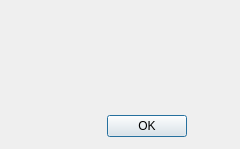
<?xml version="1.0" encoding="UTF-8"?>
<ui version="4.0">
 <class>Dialog</class>
 <widget class="QDialog" name="Dialog">
  <property name="windowModality">
   <enum>Qt::NonModal</enum>
  </property>
  <property name="geometry">
   <rect>
    <x>0</x>
    <y>0</y>
    <width>240</width>
    <height>149</height>
   </rect>
  </property>
  <property name="sizePolicy">
   <sizepolicy hsizetype="Preferred" vsizetype="Preferred">
    <horstretch>0</horstretch>
    <verstretch>0</verstretch>
   </sizepolicy>
  </property>
  <property name="minimumSize">
   <size>
    <width>240</width>
    <height>100</height>
   </size>
  </property>
  <property name="maximumSize">
   <size>
    <width>240</width>
    <height>170</height>
   </size>
  </property>
  <property name="windowTitle">
   <string/>
  </property>
  <property name="windowIcon">
   <iconset>
    <normaloff>icons/project_36.ico</normaloff>icons/project_36.ico</iconset>
  </property>
  <property name="modal">
   <bool>false</bool>
  </property>
  <widget class="QDialogButtonBox" name="buttonBox">
   <property name="geometry">
    <rect>
     <x>97</x>
     <y>110</y>
     <width>100</width>
     <height>32</height>
    </rect>
   </property>
   <property name="orientation">
    <enum>Qt::Horizontal</enum>
   </property>
   <property name="standardButtons">
    <set>QDialogButtonBox::Ok</set>
   </property>
   <property name="centerButtons">
    <bool>true</bool>
   </property>
  </widget>
  <widget class="QLabel" name="label_app">
   <property name="geometry">
    <rect>
     <x>70</x>
     <y>20</y>
     <width>150</width>
     <height>31</height>
    </rect>
   </property>
   <property name="font">
    <font>
     <pointsize>13</pointsize>
    </font>
   </property>
   <property name="text">
    <string/>
   </property>
   <property name="textFormat">
    <enum>Qt::MarkdownText</enum>
   </property>
   <property name="alignment">
    <set>Qt::AlignCenter</set>
   </property>
  </widget>
  <widget class="QLabel" name="label_version">
   <property name="geometry">
    <rect>
     <x>70</x>
     <y>60</y>
     <width>150</width>
     <height>31</height>
    </rect>
   </property>
   <property name="maximumSize">
    <size>
     <width>241</width>
     <height>16777215</height>
    </size>
   </property>
   <property name="text">
    <string/>
   </property>
   <property name="textFormat">
    <enum>Qt::MarkdownText</enum>
   </property>
   <property name="alignment">
    <set>Qt::AlignCenter</set>
   </property>
  </widget>
  <widget class="QLabel" name="label_copyright">
   <property name="geometry">
    <rect>
     <x>70</x>
     <y>80</y>
     <width>150</width>
     <height>18</height>
    </rect>
   </property>
   <property name="maximumSize">
    <size>
     <width>241</width>
     <height>16777215</height>
    </size>
   </property>
   <property name="font">
    <font>
     <pointsize>10</pointsize>
    </font>
   </property>
   <property name="text">
    <string/>
   </property>
   <property name="textFormat">
    <enum>Qt::MarkdownText</enum>
   </property>
   <property name="alignment">
    <set>Qt::AlignCenter</set>
   </property>
  </widget>
  <widget class="QLabel" name="icon">
   <property name="geometry">
    <rect>
     <x>10</x>
     <y>20</y>
     <width>61</width>
     <height>71</height>
    </rect>
   </property>
   <property name="autoFillBackground">
    <bool>true</bool>
   </property>
   <property name="frameShape">
    <enum>QFrame::NoFrame</enum>
   </property>
   <property name="frameShadow">
    <enum>QFrame::Sunken</enum>
   </property>
   <property name="text">
    <string/>
   </property>
   <property name="pixmap">
    <pixmap>icons/project_56.ico</pixmap>
   </property>
   <property name="scaledContents">
    <bool>false</bool>
   </property>
   <property name="alignment">
    <set>Qt::AlignCenter</set>
   </property>
  </widget>
  <zorder>icon</zorder>
  <zorder>buttonBox</zorder>
  <zorder>label_app</zorder>
  <zorder>label_version</zorder>
  <zorder>label_copyright</zorder>
 </widget>
 <resources/>
 <connections>
  <connection>
   <sender>buttonBox</sender>
   <signal>accepted()</signal>
   <receiver>Dialog</receiver>
   <slot>close()</slot>
   <hints>
    <hint type="sourcelabel">
     <x>248</x>
     <y>254</y>
    </hint>
    <hint type="destinationlabel">
     <x>157</x>
     <y>274</y>
    </hint>
   </hints>
  </connection>
  <connection>
   <sender>buttonBox</sender>
   <signal>rejected()</signal>
   <receiver>Dialog</receiver>
   <slot>reject()</slot>
   <hints>
    <hint type="sourcelabel">
     <x>316</x>
     <y>260</y>
    </hint>
    <hint type="destinationlabel">
     <x>286</x>
     <y>274</y>
    </hint>
   </hints>
  </connection>
 </connections>
</ui>
